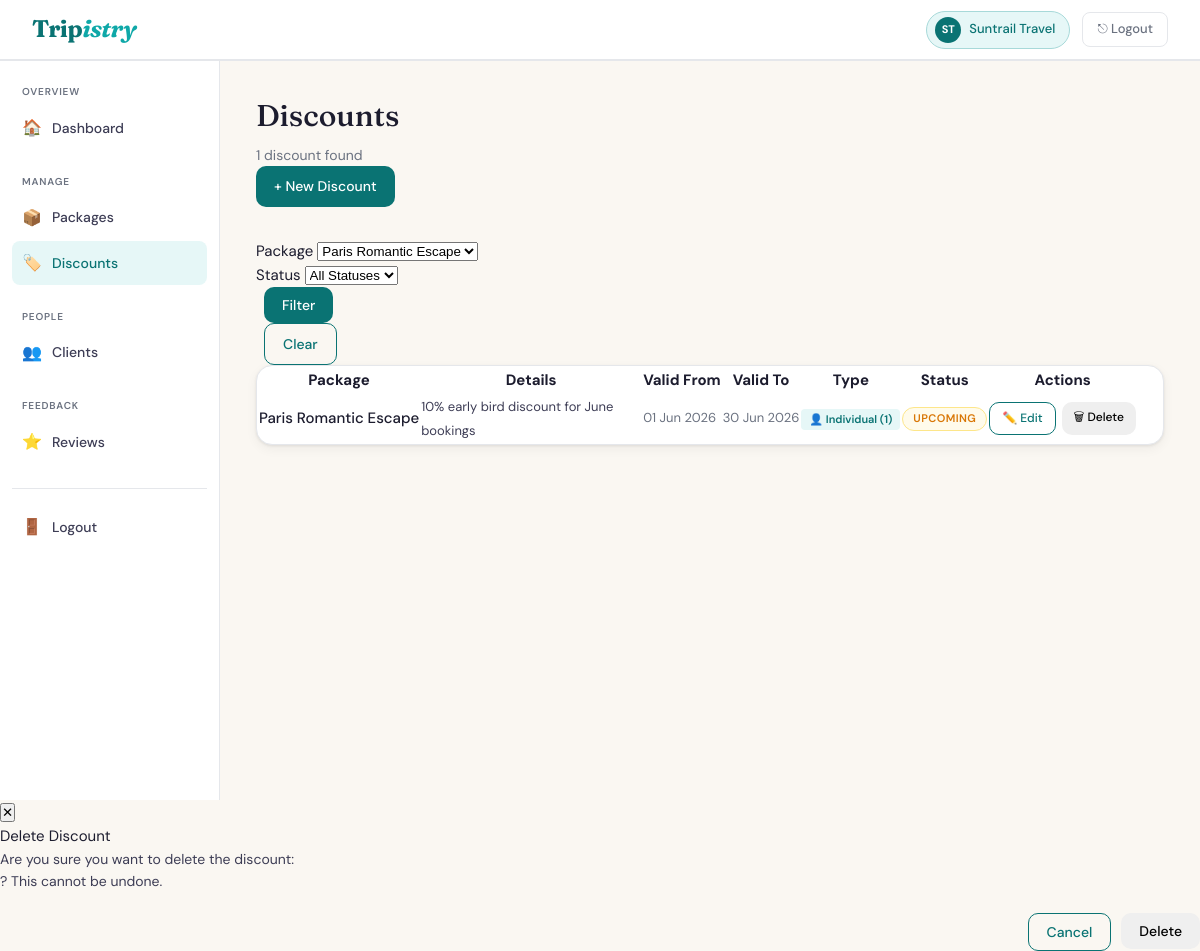
The app's page /Agency/discounts.php?package=1 (signed in) with its own data.
### tables this page shows
CREATE TABLE IF NOT EXISTS `agencies` (
  `AgentID` int(11) NOT NULL AUTO_INCREMENT,
  `UserID` int(11) NOT NULL,
  `Name` varchar(100) NOT NULL,
  PRIMARY KEY (`AgentID`),
  UNIQUE KEY `UserID` (`UserID`),
  CONSTRAINT `fk_ag_user` FOREIGN KEY (`UserID`) REFERENCES `users` (`UserID`) ON DELETE CASCADE ON UPDATE CASCADE
);

CREATE TABLE IF NOT EXISTS `packages` (
  `PackID` int(11) NOT NULL AUTO_INCREMENT,
  `AgentID` int(11) NOT NULL,
  `Price` decimal(10,2) NOT NULL,
  PRIMARY KEY (`PackID`),
  KEY `fk_pack_agent` (`AgentID`),
  CONSTRAINT `fk_pack_agent` FOREIGN KEY (`AgentID`) REFERENCES `agencies` (`AgentID`) ON UPDATE CASCADE
);

CREATE TABLE IF NOT EXISTS `packinfo` (
  `InfoID` int(11) NOT NULL AUTO_INCREMENT,
  `PackID` int(11) NOT NULL,
  `Name` varchar(150) NOT NULL,
  `Destination` varchar(150) NOT NULL,
  `Duration` int(11) NOT NULL,
  `Class` varchar(20) NOT NULL DEFAULT 'Standard' CHECK (`Class` in ('Standard','Premium','Luxury')),
  PRIMARY KEY (`InfoID`),
  UNIQUE KEY `PackID` (`PackID`),
  CONSTRAINT `fk_pi_pack` FOREIGN KEY (`PackID`) REFERENCES `packages` (`PackID`) ON DELETE CASCADE ON UPDATE CASCADE
);

CREATE TABLE IF NOT EXISTS `discounts` (
  `DiscountID` int(11) NOT NULL AUTO_INCREMENT,
  `PackID` int(11) NOT NULL,
  `From` date NOT NULL,
  `To` date NOT NULL,
  `Details` varchar(255) NOT NULL,
  PRIMARY KEY (`DiscountID`),
  KEY `fk_disc_pack` (`PackID`),
  CONSTRAINT `fk_disc_pack` FOREIGN KEY (`PackID`) REFERENCES `packages` (`PackID`) ON DELETE CASCADE ON UPDATE CASCADE,
  CONSTRAINT `chk_discount_dates` CHECK (`To` > `From`)
);

CREATE TABLE IF NOT EXISTS `individual_discount` (
  `DiscountID` int(11) NOT NULL,
  `Limit` int(11) NOT NULL DEFAULT 1,
  PRIMARY KEY (`DiscountID`),
  CONSTRAINT `fk_ind_disc` FOREIGN KEY (`DiscountID`) REFERENCES `discounts` (`DiscountID`) ON DELETE CASCADE ON UPDATE CASCADE
);

### Agency/discounts.php (the view, shortened to what this page needs)
<?php
$pdo = getDB();
$agentID    = (int) $_SESSION['sub_id'];
$stmtName = $pdo->prepare("SELECT Name FROM agencies WHERE AgentID = ?");
$stmtName->execute([$agentID]);
$agencyName = htmlspecialchars($stmtName->fetchColumn() ?: 'Your Agency');
$words      = explode(' ', $agencyName);
$initials   = strtoupper(substr($words[0], 0, 1) . (isset($words[1]) ? substr($words[1], 0, 1) : ''));
$filterPack   = $_GET['package'] ?? '';
$filterStatus = $_GET['status']  ?? '';
$where  = ['p.AgentID = ?'];
$params = [$agentID];
if ($filterPack) {
    $where[]  = 'p.PackID = ?';
    $params[] = (int) $filterPack;
}
$sql = "
    SELECT
        d.DiscountID,
        d.PackID,
        d.From,
        d.To,
        d.Details,
        pi.Name        AS PackageName,
        ind.Limit      AS IndLimit
    FROM discounts d
    JOIN packages  p   ON p.PackID   = d.PackID
    JOIN packinfo  pi  ON pi.PackID  = d.PackID
    LEFT JOIN individual_discount ind ON ind.DiscountID = d.DiscountID
    WHERE " . implode(' AND ', $where) . "
    ORDER BY d.From DESC
";
$stmt = $pdo->prepare($sql);
$stmt->execute($params);
$discounts = $stmt->fetchAll(PDO::FETCH_ASSOC);
$stmtPacks = $pdo->prepare("
    SELECT p.PackID, pi.Name
    FROM packages p
    JOIN packinfo pi ON pi.PackID = p.PackID
    WHERE p.AgentID = ?
    ORDER BY pi.Name ASC
");
$stmtPacks->execute([$agentID]);
$agentPackages = $stmtPacks->fetchAll(PDO::FETCH_ASSOC);
function discountStatus(string $from, string $to): array {
    $today = date('Y-m-d');
    if ($from > $today) return ['Upcoming', 'status-upcoming'];
    return ['Active', 'status-active'];
}
?>
<!DOCTYPE html>
<html lang="en">
<head>
  <link rel="stylesheet" href="css/agency.css">
</head>
<body>
<nav class="navbar">
  <a href="agency_dashboard.php" class="nav-logo">Trip<em>istry</em></a>
  <div class="nav-right">
    <div class="nav-agency-badge">
      <div class="avatar"><?= $initials ?></div>
      <?= $agencyName ?>
    </div>
    <a href="../logout.php" class="btn-logout">⎋ Logout</a>
  </div>
</nav>
<div class="dashboard-layout">
  <aside class="sidebar">
    <div class="sidebar-section">
      <span class="sidebar-label">Overview</span>
      <a href="agency_dashboard.php"><span class="icon">🏠</span> Dashboard</a>
    </div>
    <div class="sidebar-section">
      <span class="sidebar-label">Manage</span>
      <a href="packages.php"><span class="icon">📦</span> Packages</a>
      <a href="discounts.php" class="active"><span class="icon">🏷️</span> Discounts</a>
    </div>
    <div class="sidebar-section">
      <span class="sidebar-label">People</span>
      <a href="clients.php"><span class="icon">👥</span> Clients</a>
    </div>
    <div class="sidebar-section">
      <span class="sidebar-label">Feedback</span>
      <a href="reviews.php"><span class="icon">⭐</span> Reviews</a>
    </div>
    <hr class="sidebar-divider">
    <a href="../logout.php"><span class="icon">🚪</span> Logout</a>
  </aside>
  <main class="main-content">
    <div class="page-header flex-between">
      <div>
        <h1>Discounts</h1>
        <p><?= count($discounts) ?> discount<?= count($discounts) !== 1 ? 's' : '' ?> found</p>
      </div>
      <?php if (!empty($agentPackages)): ?>
        <a href="discount_form.php" class="btn btn-primary">+ New Discount</a>
      <?php else: ?>
        <span class="text-muted text-sm" style="font-style:italic;">
          Create a package first to add discounts
        </span>
      <?php endif; ?>
    </div>
    <form method="GET" action="discounts.php">
      <div class="filter-bar">
        <div class="form-group">
          <label>Package</label>
          <select name="package" class="form-control">
            <?php foreach ($agentPackages as $pack): ?>
              <option value="<?= $pack['PackID'] ?>"
                <?= (int)$filterPack === (int)$pack['PackID'] ? 'selected' : '' ?>>
                <?= htmlspecialchars($pack['Name']) ?>
              </option>
            <?php endforeach; ?>
          </select>
        </div>
        <div class="form-group">
          <label>Status</label>
          <select name="status" class="form-control">
            <option value="">All Statuses</option>
          </select>
        </div>
        <div class="form-group" style="flex:0">
          <label>&nbsp;</label>
          <button type="submit" class="btn btn-primary">Filter</button>
        </div>
        <?php if ($filterPack || $filterStatus): ?>
          <div class="form-group" style="flex:0">
            <label>&nbsp;</label>
            <a href="discounts.php" class="btn btn-outline">Clear</a>
          </div>
        <?php endif; ?>
      </div>
    </form>
    <div class="card">
      <?php if (empty($discounts)): ?>
        <div class="empty-state">
          <div class="empty-icon">🏷️</div>
          <p>No discounts found.<br>
            <?php if (!empty($agentPackages)): ?>
              <a href="discount_form.php">Create your first discount</a>
            <?php else: ?>
              <a href="package_form.php">Create a package first</a>
            <?php endif; ?>
          </p>
        </div>
      <?php else: ?>
        <table class="table">
          <thead>
            <tr>
              <th>Package</th>
              <th>Details</th>
              <th>Valid From</th>
              <th>Valid To</th>
              <th>Type</th>
              <th>Status</th>
              <th>Actions</th>
            </tr>
          </thead>
          <tbody>
            <?php foreach ($discounts as $disc):
              [$statusLabel, $statusClass] = discountStatus($disc['From'], $disc['To']);
            ?>
              <tr>
                <td>
                  <span style="font-weight:500;">
                    <?= htmlspecialchars($disc['PackageName']) ?>
                  </span>
                </td>
                <td style="max-width:220px;">
                  <span class="text-sm" style="color:var(--ink-2);">
                    <?= htmlspecialchars($disc['Details']) ?>
                  </span>
                </td>
                <td class="text-sm text-muted">
                  <?= date('d M Y', strtotime($disc['From'])) ?>
                </td>
                <td class="text-sm text-muted">
                  <?= date('d M Y', strtotime($disc['To'])) ?>
                </td>
                <td>
                  <?php if ($disc['IndLimit'] !== null): ?>
                    <span class="ind-badge">👤 Individual (<?= $disc['IndLimit'] ?>)</span>
                  <?php else: ?>
                    <span class="text-sm text-muted">Group</span>
                  <?php endif; ?>
                </td>
                <td>
                  <span class="status-pill <?= $statusClass ?>">
                    <?= $statusLabel ?>
                  </span>
                </td>
                <td>
                  <div style="display:flex;gap:6px;">
                    <a href="discount_form.php?id=<?= $disc['DiscountID'] ?>"
                       class="btn btn-outline btn-sm">✏️ Edit</a>
                    <button
                      class="btn btn-danger btn-sm"
                      onclick="confirmDelete(<?= $disc['DiscountID'] ?>, '<?= htmlspecialchars(addslashes($disc['Details'])) ?>')"
                    >🗑 Delete</button>
                  </div>
                </td>
              </tr>
            <?php endforeach; ?>
          </tbody>
        </table>
      <?php endif; ?>
    </div>
  </main>
</div>
<div class="modal-overlay" id="deleteModal">
  <div class="modal">
    <button class="modal-close" onclick="closeModal()">✕</button>
    <div class="modal-title">Delete Discount</div>
    <p style="color:var(--ink-2);font-size:14px;margin-bottom:20px;">
      Are you sure you want to delete the discount:<br>
      <strong id="deleteName"></strong>?
      This cannot be undone.
    </p>
    <div style="display:flex;gap:10px;justify-content:flex-end;">
      <button class="btn btn-outline" onclick="closeModal()">Cancel</button>
      <form id="deleteForm" method="POST" action="discount_delete.php">
        <button type="submit" class="btn btn-danger">Delete</button>
      </form>
    </div>
  </div>
</div>
</body>
</html>

### Agency/css/agency.css (style rules this page uses)
:root { --teal: #0a7373; --teal-d: #065858; --teal-l: #0fa8a8; --teal-pale: #e6f7f7; --sand: #faf7f2; --ink: #1c1c2e; --ink-2: #3d3d55; --muted: #6b7280; --border: #e5e7eb; --white: #ffffff; --red: #dc2626; --green: #16a34a; --gold: #d97706; --purple: #9333ea; --radius: 10px; --radius-lg: 16px; --shadow: 0 1px 3px rgba(0,0,0,.08), 0 4px 12px rgba(0,0,0,.05); --shadow-md: 0 4px 16px rgba(0,0,0,.10); }
*, *::before, *::after { box-sizing: border-box; margin: 0; padding: 0; }
body { font-family: 'DM Sans', sans-serif; background: var(--sand); color: var(--ink); font-size: 15px; line-height: 1.6; min-height: 100vh; }
a { color: var(--teal); text-decoration: none; }
.navbar { background: var(--white); border-bottom: 1px solid var(--border); display: flex; align-items: center; justify-content: space-between; padding: 0 32px; height: 60px; position: sticky; top: 0; z-index: 100; box-shadow: 0 1px 0 var(--border); }
.nav-logo { font-family: 'Fraunces', serif; font-size: 24px; font-weight: 700; color: var(--teal); letter-spacing: -0.5px; }
.nav-logo em { font-style: italic; color: var(--teal-l); }
.nav-right { display: flex; align-items: center; gap: 12px; }
.nav-agency-badge { display: flex; align-items: center; gap: 8px; background: var(--teal-pale); border: 1px solid #a7d9d9; border-radius: 99px; padding: 5px 14px 5px 8px; font-size: 13px; font-weight: 500; color: var(--teal); }
.nav-agency-badge .avatar { width: 26px; height: 26px; border-radius: 50%; background: var(--teal); color: #fff; display: flex; align-items: center; justify-content: center; font-size: 11px; font-weight: 700; }
.btn-logout { padding: 6px 14px; border-radius: 8px; font-size: 13px; font-weight: 500; color: var(--muted); border: 1px solid var(--border); background: transparent; cursor: pointer; font-family: 'DM Sans', sans-serif; transition: all .15s; text-decoration: none; display: inline-flex; align-items: center; gap: 5px; }
.dashboard-layout { display: grid; grid-template-columns: 220px 1fr; gap: 0; min-height: calc(100vh - 60px); }
.sidebar { background: var(--white); border-right: 1px solid var(--border); padding: 24px 12px; position: sticky; top: 60px; height: calc(100vh - 60px); overflow-y: auto; }
.sidebar-section { margin-bottom: 24px; }
.sidebar-label { font-size: 10px; font-weight: 600; text-transform: uppercase; letter-spacing: .8px; color: var(--muted); padding: 0 10px; margin-bottom: 6px; display: block; }
.sidebar a { display: flex; align-items: center; gap: 10px; padding: 9px 10px; border-radius: 8px; font-size: 14px; font-weight: 500; color: var(--ink-2); transition: background .15s, color .15s; margin-bottom: 2px; }
.sidebar a .icon { font-size: 16px; width: 20px; text-align: center; }
.sidebar a:hover, .sidebar a.active { background: var(--teal-pale); color: var(--teal); }
.sidebar-divider { border: none; border-top: 1px solid var(--border); margin: 16px 0; }
.main-content { padding: 32px 36px 64px; overflow-x: hidden; }
.page-header { margin-bottom: 32px; }
.page-header h1 { font-family: 'Fraunces', serif; font-size: 30px; font-weight: 500; color: var(--ink); }
.page-header p { color: var(--muted); margin-top: 4px; font-size: 14px; }
.card { background: var(--white); border: 1px solid var(--border); border-radius: var(--radius-lg); box-shadow: var(--shadow); overflow: hidden; }
.btn { display: inline-flex; align-items: center; gap: 6px; padding: 9px 18px; border-radius: var(--radius); font-size: 14px; font-weight: 500; font-family: 'DM Sans', sans-serif; cursor: pointer; border: none; transition: all .15s; text-decoration: none; }
.btn-primary { background: var(--teal); color: #fff; }
.btn-outline { background: transparent; color: var(--teal); border: 1.5px solid var(--teal); }
.btn-sm { padding: 6px 12px; font-size: 12px; }
.text-muted { color: var(--muted); }
.text-sm { font-size: 13px; }

### Agency/discounts.php (style rules this page uses)
.status-upcoming { background:#fffbeb; color:var(--gold); border:1px solid #fde68a; }
.status-pill { display: inline-block; font-size: 11px; font-weight: 600; padding: 2px 10px; border-radius: 99px; text-transform: uppercase; letter-spacing: .4px; }
.ind-badge { display:inline-flex; align-items:center; gap:4px; font-size:11px; font-weight:600; background:var(--teal-pale); color:var(--teal); border-radius:4px; padding:2px 8px; }

### records on screen
agencies: Name "ST", Name "Suntrail Travel"
packages: package "Paris Romantic Escape"
discounts: packinfo.Name "Paris Romantic Escape", Details "10% early bird discount for June bookings", From "01 Jun 2026", To "30 Jun 2026", individual_discount.Limit "1", statusLabel "UPCOMING"

### other values on screen
count($discounts) "1"
